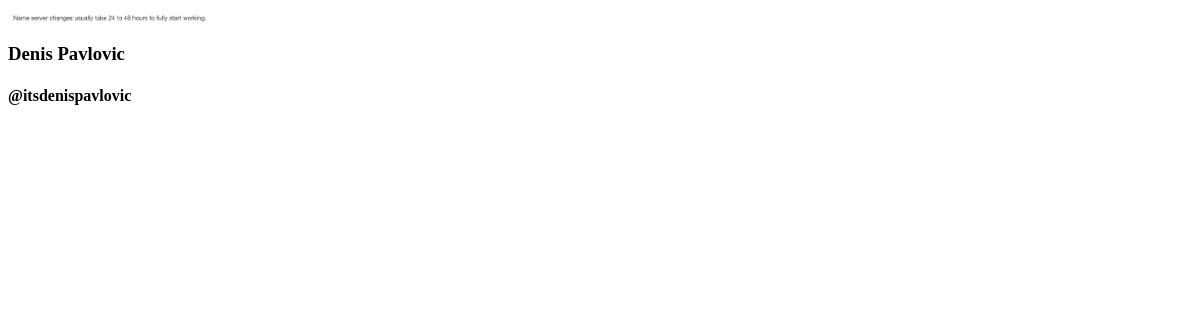
The page /profilepic.php?username=itsdenispavlovic on the database as committed earlier.
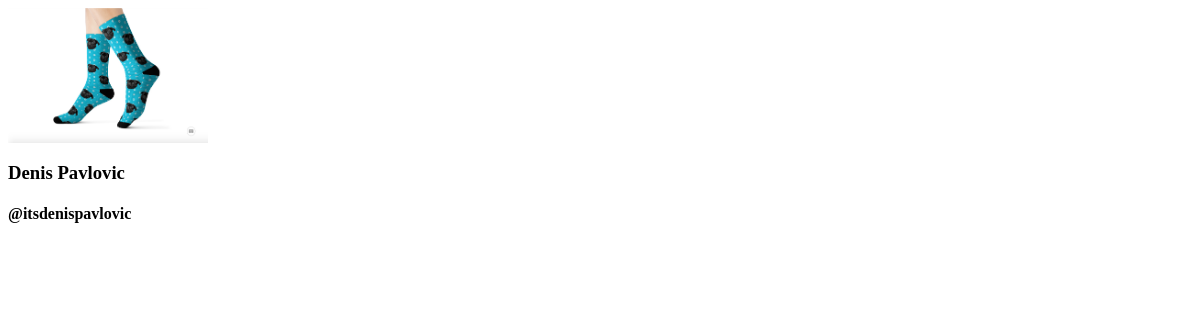
The same page on the database as committed later.
### tables this page shows
CREATE TABLE IF NOT EXISTS `user_settings` (
  `id` int(11) NOT NULL,
  `uid` int(11) NOT NULL,
  `avatar` text NOT NULL,
  `lastTimeChanged` datetime NOT NULL DEFAULT CURRENT_TIMESTAMP
);

### connDB.php (called while the page is built, shortened)
<?php
try
{
    $user = "root";
    $pass = "mysql";
    $conn = new PDO("mysql:host=localhost;dbname=proiecttw;charset=utf8", $user, $pass);
} catch(PDOException $e)
{
    echo $e->getMessage();
}
include_once 'class/User.php';
$user = new User($conn);
?>

### profilepic.php (the view, shortened to what this page needs)
<?php
include_once 'connDB.php';
if(isset($_GET['username']))
{
    $uid = $user->getUID($_GET['username']);
}
else
{
    $uid = $_SESSION['user'];
}
try
{
    $statement = $conn->prepare("SELECT * FROM user_settings WHERE uid=:uid");
    $statement->bindParam(':uid', $uid, PDO::PARAM_INT);
    $statement->execute();
    $row = $statement->fetch(PDO::FETCH_ASSOC);
    if($statement->rowCount() > 0)
    {
        ?>
            <img id="tt" class="mmm" src="<?php echo $row['avatar']; ?>" width="200px">
        <?php
    }
} catch(PDOException $e)
{
    echo $e->getMessage();
}
?>
<div class="container">
    <div class="row">
        <h3>
            <?php echo $user->getFullName($uid); ?>
        </h3>
        <h4>
            @<?php echo $user->getUsername($uid); ?>
        </h4>
    </div>
</div>

Rows that differ between the two databases and show on the page:
changed user_settings: avatar: a different picture
